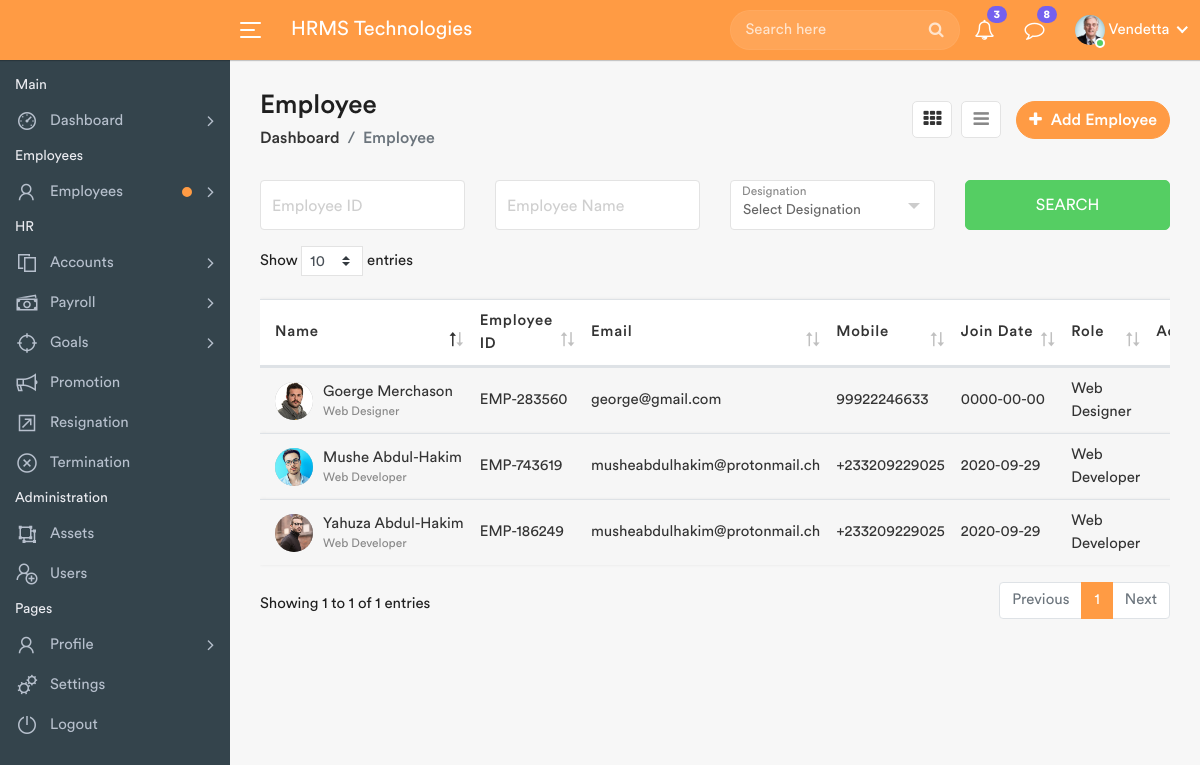
Screenshot of /employees-list.php (signed in) with the database file from the repository.
### tables this page shows
CREATE TABLE `users` (
  `id` int(11) NOT NULL,
  `FirstName` varchar(200) NOT NULL,
  `LastName` varchar(200) NOT NULL,
  `UserName` varchar(200) NOT NULL,
  `Email` varchar(100) NOT NULL,
  `Password` varchar(200) NOT NULL,
  `Phone` varchar(20) NOT NULL,
  `Address` varchar(200) NOT NULL,
  `Picture` varchar(255) NOT NULL,
  `dateTime` datetime NOT NULL 
);

CREATE TABLE `employees` (
  `id` int(11) NOT NULL,
  `FirstName` varchar(100) NOT NULL,
  `LastName` varchar(100) NOT NULL,
  `UserName` varchar(20) NOT NULL,
  `Email` varchar(100) NOT NULL,
  `Password` varchar(255) NOT NULL,
  `Employee_Id` varchar(50) NOT NULL,
  `Phone` varchar(20) NOT NULL,
  `Department` varchar(255) NOT NULL,
  `Designation` varchar(255) NOT NULL,
  `Joining_Date` date NOT NULL ,
  `Picture` varchar(200) NOT NULL,
  `DateTime` datetime NOT NULL 
);

### employees-list.php (the view, shortened to what this page needs)
<?php
	include_once("includes/functions.php");
 ?>
<!DOCTYPE html>
<html lang="en">
    <head>
        <link rel="stylesheet" href="assets/css/bootstrap.min.css">
        <link rel="stylesheet" href="assets/css/font-awesome.min.css">
        <link rel="stylesheet" href="assets/css/line-awesome.min.css">
		<link rel="stylesheet" href="assets/css/dataTables.bootstrap4.min.css">
		<link rel="stylesheet" href="assets/css/select2.min.css">
		<link rel="stylesheet" href="assets/css/bootstrap-datetimepicker.min.css">
        <link rel="stylesheet" href="assets/css/style.css">
    </head>
    <body>
        <div class="main-wrapper">
			<?php include_once("includes/header.php");?>
            <?php include_once("includes/sidebar.php");?>
            <div class="page-wrapper">
                <div class="content container-fluid">
					<div class="page-header">
						<div class="row align-items-center">
							<div class="col">
								<h3 class="page-title">Employee</h3>
								<ul class="breadcrumb">
									<li class="breadcrumb-item"><a href="index.php">Dashboard</a></li>
									<li class="breadcrumb-item active">Employee</li>
								</ul>
							</div>
							<div class="col-auto float-right ml-auto">
								<a href="#" class="btn add-btn" data-toggle="modal" data-target="#add_employee"><i class="fa fa-plus"></i> Add Employee</a>
								<div class="view-icons">
									<a href="employees.php" title="Grid View" class="grid-view btn btn-link active"><i class="fa fa-th"></i></a>
									<a href="employees-list.php" title="Tabular View" class="list-view btn btn-link"><i class="fa fa-bars"></i></a>
								</div>
							</div>
						</div>
					</div>
					<div class="row filter-row">
						<div class="col-sm-6 col-md-3">
							<div class="form-group form-focus">
								<input type="text" class="form-control floating">
								<label class="focus-label">Employee ID</label>
							</div>
						</div>
						<div class="col-sm-6 col-md-3">
							<div class="form-group form-focus">
								<input type="text" class="form-control floating">
								<label class="focus-label">Employee Name</label>
							</div>
						</div>
						<div class="col-sm-6 col-md-3">
							<div class="form-group form-focus select-focus">
								<label class="focus-label">Designation</label>
							</div>
						</div>
						<div class="col-sm-6 col-md-3">
							<a href="#" class="btn btn-success btn-block"> Search </a>
						</div>
                    </div>
					<div class="row">
						<div class="col-md-12">
							<div class="table-responsive">
								<table class="table table-striped custom-table datatable">
									<thead>
										<tr>
											<th>Name</th>
											<th>Employee ID</th>
											<th>Email</th>
											<th>Mobile</th>
											<th class="text-nowrap">Join Date</th>
											<th>Role</th>
											<th class="text-right no-sort">Action</th>
										</tr>
									</thead>
									<?php
										$sql = "SELECT * FROM employees";
										$query = $dbh->prepare($sql);
										$query->execute();
										$results=$query->fetchAll(PDO::FETCH_OBJ);
										if($query->rowCount() > 0)
										{
										foreach($results as $row)
										{
									?>
									<tbody>
										<tr>
											<td>
												<h2 class="table-avatar">
													<a href="profile.php?id=<?php echo htmlentities($row->id);?>" class="avatar"><img alt="picture" src="employees/<?php echo htmlentities($row->Picture);?>"></a>
													<a href="profile.php?id=<?php echo htmlentities($row->id);?>"><?php echo htmlentities($row->FirstName)." ".htmlentities($row->LastName); ?><span><?php echo htmlentities($row->Designation);?></span></a>
												</h2>
											</td>
											<td><?php echo htmlentities($row->Employee_Id);?></td>
											<td><?php echo htmlentities($row->Email);?></td>
											<td><?php echo htmlentities($row->Phone);?></td>
											<td><?php echo htmlentities($row->Joining_Date);?></td>
											<td><?php echo htmlentities($row->Designation);?></td>
											<td class="text-right">
												<div class="dropdown dropdown-action">
												</div>
											</td>
										</tr>
									</tbody>
									<?php $cnt +=1;
										}
									}?>
								</table>
							</div>
						</div>
					</div>
                </div>
            </div>
        </div>
    </body>
</html>

### includes/header.php (shortened to what this page needs)
<div class="header">
	<div class="header-left">
	</div>
	<a id="toggle_btn" href="javascript:void(0);">
		<span class="bar-icon">
			<span></span>
			<span></span>
			<span></span>
		</span>
	</a>
	<div class="page-title-box">
		<h3>HRMS Technologies</h3>
	</div>
	<ul class="nav user-menu">
		<li class="nav-item">
			<div class="top-nav-search">
				<form action="search.php">
					<input class="form-control" type="text" placeholder="Search here">
					<button class="btn" type="submit"><i class="fa fa-search"></i></button>
				</form>
			</div>
		</li>
		<li class="nav-item dropdown">
			<a href="#" class="dropdown-toggle nav-link" data-toggle="dropdown">
				<i class="fa fa-bell-o"></i> <span class="badge badge-pill">3</span>
			</a>
		</li>
		<li class="nav-item dropdown">
			<a href="#" class="dropdown-toggle nav-link" data-toggle="dropdown">
				<i class="fa fa-comment-o"></i> <span class="badge badge-pill">8</span>
			</a>
		</li>
		<?php
		$sql = "SELECT * from users";
		$query = $dbh -> prepare($sql);
		$query->execute();
		$result=$query->fetch(PDO::FETCH_OBJ);
		?>
		<li class="nav-item dropdown has-arrow main-drop">
			<a href="#" class="dropdown-toggle nav-link" data-toggle="dropdown">
				<span class="user-img"><img src="./profiles/<?php echo htmlentities($result->Picture);?>" alt="User Picture">
				<span class="status online"></span></span>
				<span><?php echo htmlentities(ucfirst($_SESSION['userlogin']));?></span>
			</a>
		</li>
	</ul>
</div>

### rows the page displays
users: Picture (picture)
employees: Picture (picture), FirstName "Goerge", LastName "Merchason", Designation "Web Designer", Employee_Id "EMP-283560", Email "george@gmail.com", Phone "99922246633", Joining_Date "0000-00-00"
employees: Picture (picture), FirstName "Mushe", LastName "Abdul-Hakim", Designation "Web Developer", Employee_Id "EMP-743619", Email "musheabdulhakim@protonmail.ch", Phone "+233209229025", Joining_Date "2020-09-29"
employees: Picture (picture), FirstName "Yahuza", LastName "Abdul-Hakim", Designation "Web Developer", Employee_Id "EMP-186249", Email "musheabdulhakim@protonmail.ch", Phone "+233209229025", Joining_Date "2020-09-29"

### other values shown
$_SESSION['userlogin'] "Vendetta"
